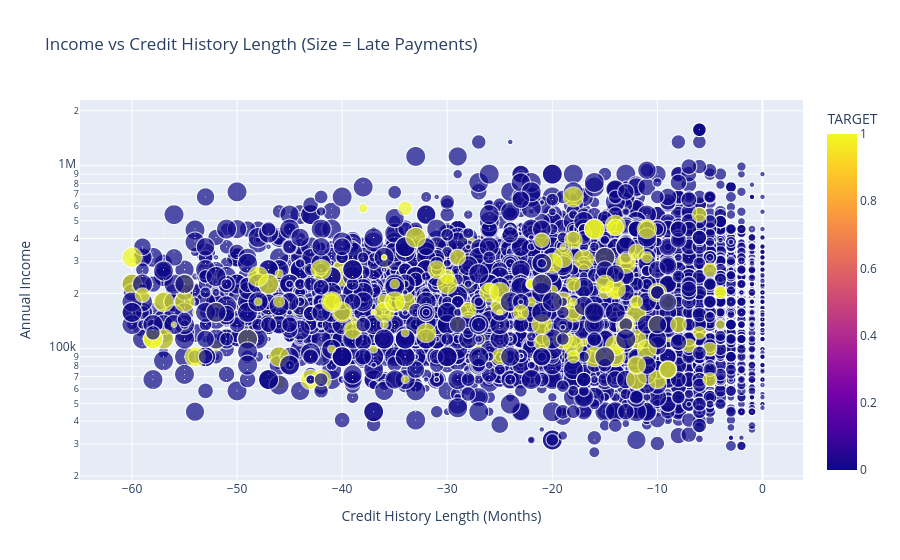

Here is the notebook cell this chart was saved with:
### Markdown cell above
2a. Apakah nasabah berpendapatan tinggi dengan riwayat kredit pendek lebih berisiko?

### Code cell
fig = px.scatter(
    eda_df,
    x='CREDIT_HISTORY_LENGTH',
    y='AMT_INCOME_TOTAL',
    color='TARGET',
    color_discrete_map={0: '#4ecdc4', 1: '#ff6b6b'},
    size='COUNT_LATE_LAST_12M',
    hover_data=['OCCUPATION_TYPE'],
    title='Income vs Credit History Length (Size = Late Payments)'
)
fig.update_layout(
    xaxis_title='Credit History Length (Months)',
    yaxis_title='Annual Income',
    yaxis_type='log'
)
fig.show()

### Figure 1 — Plotly figure (JSON) as saved in the notebook; plotly's stock layout.template omitted (floating-point values rounded to 4 significant figures; data arrays with more than 128 entries replaced by an {"elided": "..."} marker saying what was removed)
{"data": [{"customdata": {"elided": "36457x1 str values"}, "hovertemplate": "CREDIT_HISTORY_LENGTH=%{x}<br>AMT_INCOME_TOTAL=%{y}<br>COUNT_LATE_LAST_12M=%{marker.size}<br>OCCUPATION_TYPE=%{customdata[0]}<br>TARGET=%{marker.color}<extra></extra>", "legendgroup": "", "marker": {"color": {"elided": "36457 int values"}, "coloraxis": "coloraxis", "size": {"elided": "36457 int values"}, "sizemode": "area", "sizeref": 0.0325, "symbol": "circle"}, "mode": "markers", "name": "", "showlegend": false, "type": "scattergl", "x": {"elided": "36457 int values"}, "xaxis": "x", "y": {"elided": "36457 float values"}, "yaxis": "y"}], "layout": {"coloraxis": {"colorbar": {"title": {"text": "TARGET"}}, "colorscale": [[0, "#0d0887"], [0.1111, "#46039f"], [0.2222, "#7201a8"], [0.3333, "#9c179e"], [0.4444, "#bd3786"], [0.5556, "#d8576b"], [0.6667, "#ed7953"], [0.7778, "#fb9f3a"], [0.8889, "#fdca26"], [1, "#f0f921"]]}, "legend": {"itemsizing": "constant", "tracegroupgap": 0}, "title": {"text": "Income vs Credit History Length (Size = Late Payments)"}, "xaxis": {"anchor": "y", "domain": [0, 1], "title": {"text": "Credit History Length (Months)"}}, "yaxis": {"anchor": "x", "domain": [0, 1], "title": {"text": "Annual Income"}, "type": "log"}}}
